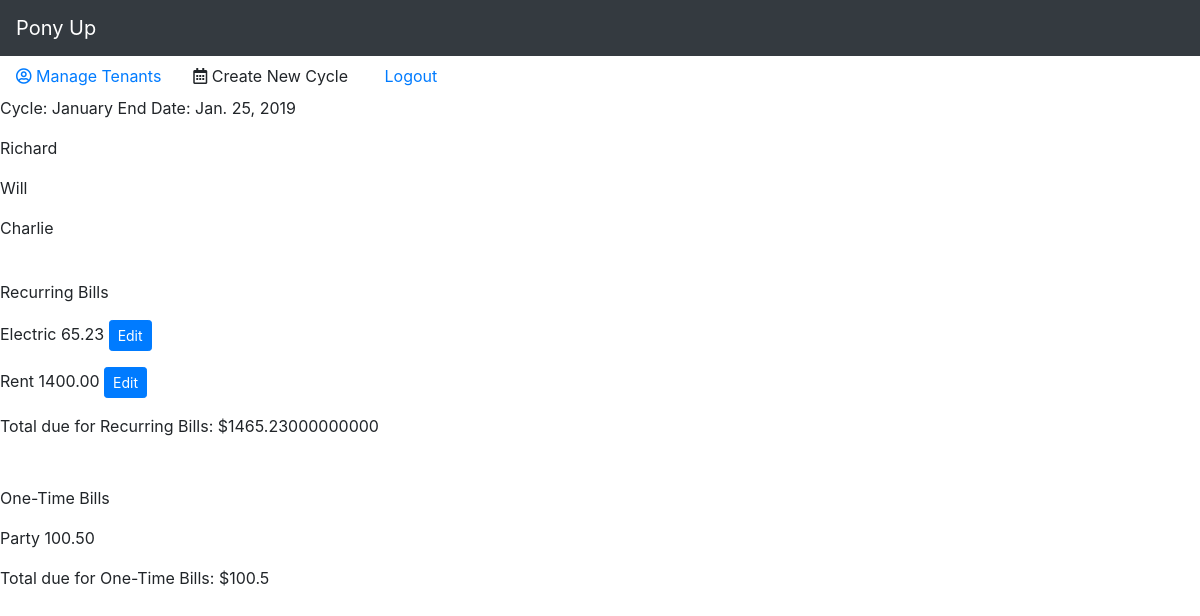
Before: /cycleDetail/1 (signed in) with the older database file.
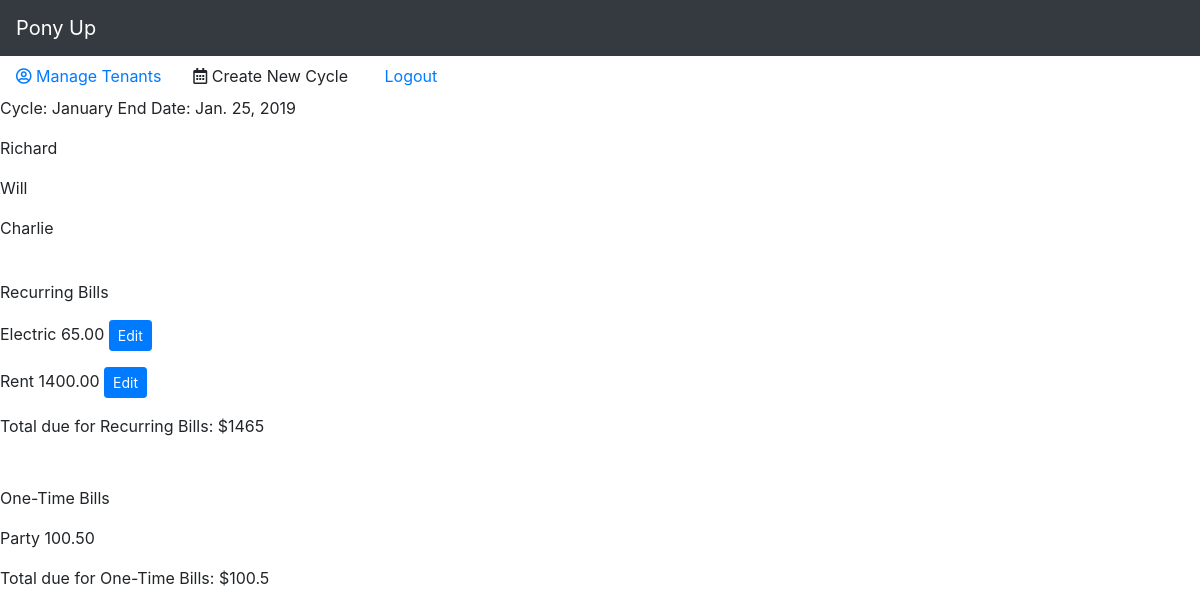
After: the same page with the newer database file.
### cycles/models.py (models this page shows, shortened)
class Bills(models.Model):
    name = models.CharField(max_length=100)
    amount = models.DecimalField(max_digits=9, decimal_places=2)
    recurring = models.BooleanField(default=None, null=False)
    cycle = models.ForeignKey(Cycle, on_delete=models.CASCADE)

### cycles/views/cyclelist.py (the view)
# urls.py: path('cycleDetail/<int:cycle_id>', views.cycleDetail, name='cycleDetail'),
def cycleDetail(request, cycle_id):
    managerId = request.user.id
    recurringBills = Bills.objects.filter(recurring=1, cycle=cycle_id)
    recurringBillsDue = Bills.objects.filter(recurring=1, cycle=cycle_id).aggregate(Sum('amount'))
    print(recurringBillsDue)
    oneTimeBills = Bills.objects.filter(recurring=0, cycle=cycle_id)
    oneTimeBillsDue = Bills.objects.filter(recurring=0, cycle=cycle_id).aggregate(Sum('amount'))
    cycle = get_object_or_404(Cycle, pk=cycle_id)
    tenants = Tenant.objects.filter(deletedOn=None, pk=managerId)
    currentTenants = Tenant.objects.filter(cycle=cycle_id)
    numberOfTenants = Tenant.objects.filter(cycle=cycle_id).count()
    context = {'recurringBills' : recurringBills, 'recurringBillsDue': recurringBillsDue, 'oneTimeBillsDue': oneTimeBillsDue, 'oneTimeBills' : oneTimeBills, 'cycle': cycle, 'tenants': tenants, 'currentTenants': currentTenants}
    return render(request, 'cycles/cycleDetail.html', context)

### cycles/templates/cycles/cycleDetail.html
{% extends "cycles/index.html" %}
{% block content %}
<p>Cycle: {{ cycle.name }}  End Date: {{ cycle.endDate }} </p>
{% for tenant in currentTenants %}
<p>{{ tenant.name }}</p>
{% endfor %}
<br>
<p>Recurring Bills</p>
{% for bill in recurringBills%}
<p>{{ bill.name }}  {{ bill.amount }} <a href="{% url 'cycles:editBillForm' bill.id %}"><button class="btn btn-primary btn-sm">Edit</button></a></p>
{% endfor %}
Total due for Recurring Bills: ${{ recurringBillsDue.amount__sum }}
<br>
<br>
<br>
<p>One-Time Bills</p>
{% for bill in oneTimeBills%}
<p>{{ bill.name }}  {{ bill.amount }} </p>
{% endfor %}
Total due for One-Time Bills: ${{ oneTimeBillsDue.amount__sum }}
{% endblock %}

Changed rows visible on the page:
changed Bills "Electric": amount "65.23" → "65.00"
Other visible differences:
{{ recurringBillsDue.amount__sum }}: "1465.23000000000" → "1465"
